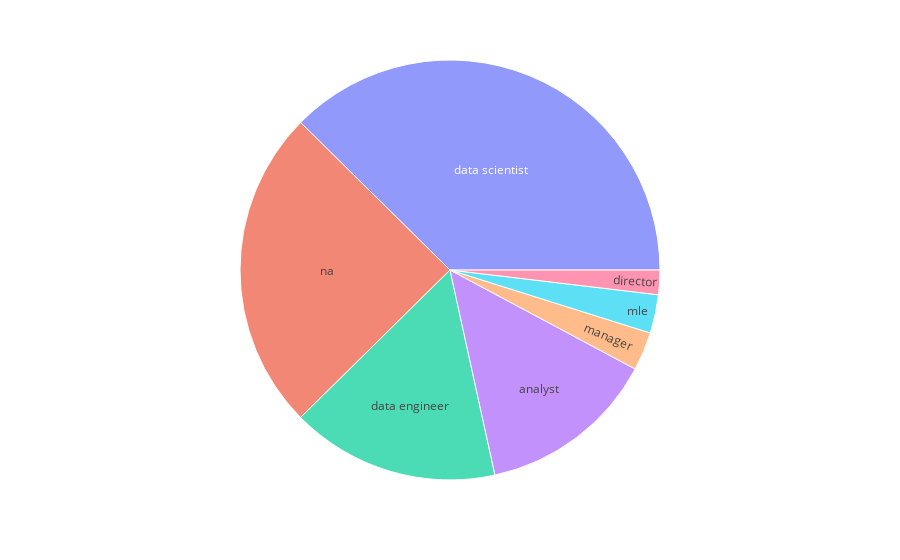

The notebook cell saved with this chart:
### Code cell
import plotly.express as px

fig = px.sunburst(df_cat, path=['job_simp'])
fig.show()

### Figure 1 — Plotly figure (JSON) as saved in the notebook; plotly's stock layout.template omitted (floating-point values rounded to 4 significant figures)
{"data": [{"branchvalues": "total", "domain": {"x": [0, 1], "y": [0, 1]}, "hovertemplate": "labels=%{label}<br>count=%{value}<br>parent=%{parent}<br>id=%{id}<extra></extra>", "ids": ["analyst", "data engineer", "data scientist", "director", "manager", "mle", "na"], "labels": ["analyst", "data engineer", "data scientist", "director", "manager", "mle", "na"], "name": "", "parents": ["", "", "", "", "", "", ""], "type": "sunburst", "values": [102, 119, 279, 14, 22, 22, 184]}], "layout": {"autosize": true, "legend": {"tracegroupgap": 0}, "margin": {"t": 60}}}
